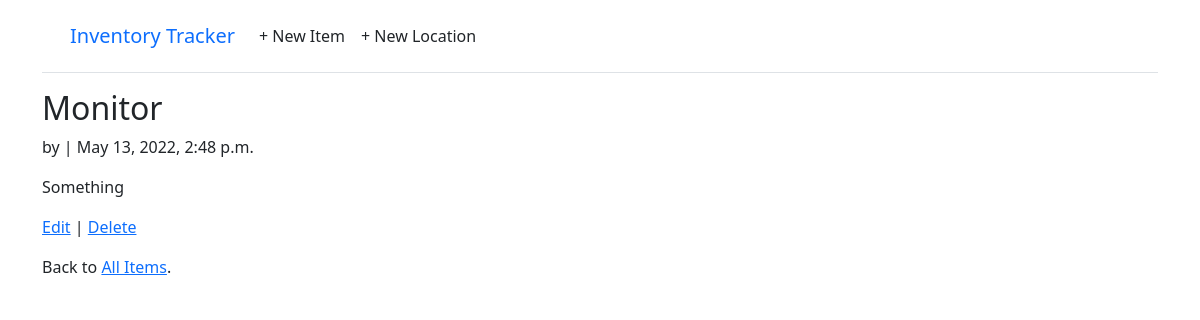
The page /items/item/3/ on the database its author committed.
### items/models.py (models this page shows, shortened)
class Item(models.Model):
    title = models.CharField(max_length=255)
    body = models.TextField()
    date = models.DateTimeField(auto_now_add=True)
    location = models.ForeignKey(
        Warehouse,
        on_delete=models.CASCADE,
    )

### items/views.py (the view)
# urls.py: path('item/<int:pk>/', ItemDetailView.as_view(), name='item_detail'), # new
class ItemDetailView(DetailView):
    model = Item
    template_name = 'item_detail.html'

### templates/item_detail.html
{% extends "base.html" %}
{% block content %}
<div class="item-entry">
  <h2>{{ object.title }}</h2>
  <p>by {{ object.author }} | {{ object.date }}</p>
  <p>{{ object.body }}</p>
</div>
<p><a href="{% url 'item_edit' item.pk %}">Edit</a> |
  <a href="{% url 'item_delete' item.pk %}">Delete</a></p>
<p>Back to <a href="{% url 'item_list' %}">All Items</a>.</p>
{% endblock content %}

### rows shown on the page
Item: title "Monitor", date "May 13, 2022, 2:48 p.m.", body "Something"
